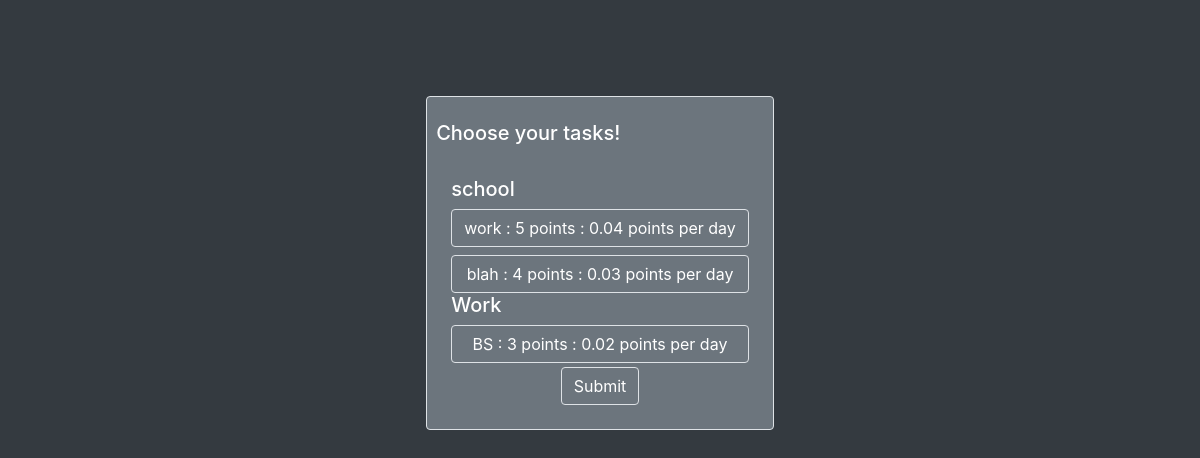
/boards/scrum/ (signed in), run on the app's committed database.
### boards/models.py (models this page shows, shortened)
class Board(models.Model):
    name = models.CharField(max_length = 32)
    user = models.ForeignKey(User, on_delete = models.CASCADE,default = DEFAULT_BOARD_USER_ID)
    use_due_date = models.BooleanField(default = False)

class Task(models.Model):
    board = models.ForeignKey(Board, on_delete=models.CASCADE)
    name = models.CharField(max_length = 64)
    points = models.IntegerField(default = 0)
    due_date = models.DateField(blank = True, null = True)
    in_scrum = models.BooleanField(default = False)
    @property
    def ppd(self):
        if self.due_date == None:
            return None
        else:
            days_left = (date.today() - self.due_date).days
            if days_left > 0:
                return round(self.points / days_left, 2)
            else:
                return None

### boards/views.py (the view)
# urls.py: path('scrum/', views.scrum_view, name = 'scrum_view'),
@login_required
def scrum_view(request):
    user = request.user
    board_list = list(Board.objects.filter(user = user))
    boardmap = {}
    for board in board_list:
        boardmap[board] = list(Task.objects.filter(board = board))
    tasklist = []
    for tl in boardmap.values():
        tasklist.extend(tl)
    taskstring = ""
    for t in tasklist:
        taskstring = taskstring + str(t.id) + ","
    context = {
    'board_map' : boardmap,
    'task_string' : taskstring,
    'user' : user,
    'scrum_form' : ScrumForm(),
    }
    return render(request,'boards/scrum.html' , context)

### boards/templates/boards/scrum.html (shortened to what this page needs)
<!doctype html>
<html>
  <head>
    <link rel="stylesheet" href="https://stackpath.bootstrapcdn.com/bootstrap/4.5.2/css/bootstrap.min.css">
  </head>
  <body style = "background-color:#343a40">
    <div class = "container.fluid">
      <div class = "row my-4 mx-0">
        <div class = "col"></div>
        <div class = "col-med-6 bg-secondary border rounded text-center text-white p-4 justify-content-center">
          <div class = "row mb-4">
            <h5> Choose your tasks! </h5>
          </div>
          {% for board, task_list in board_map.items %}
              <div class = "row" style = "margin:auto">
                <h5>{{board.name}}</h5>
              </div>
              <div class = "btn-group-toggle" data-toggle = "buttons">
                {% for task in task_list %}
                <label class = "btn btn-secondary btn-block border" id = "tl_{{task.id}}">
                  {{task.name}} : {{task.points}} points {% if task.ppd %}: {{task.ppd}} points per day{% endif %}
                </label>
                {% endfor %}
            </div>
          {% endfor %}
            <form action = "/boards/scrum/submit/" onsubmit = "check_boxes('{{task_string}}')" id = "scrum_form", method = "post">
              <button type="submit" class="btn btn-secondary border mt-1" form = "scrum_form">Submit</button>
            </form>
          </div>
        <div class = "col"></div>
      </div>
    </div>
  </body>
</html>

### data on the page
Board: name "school"
Task: name "work", points "5", ppd "0.04"
Task: name "blah", points "4", ppd "0.03"
Board: name "Work"
Task: name "BS", points "3", ppd "0.02"
